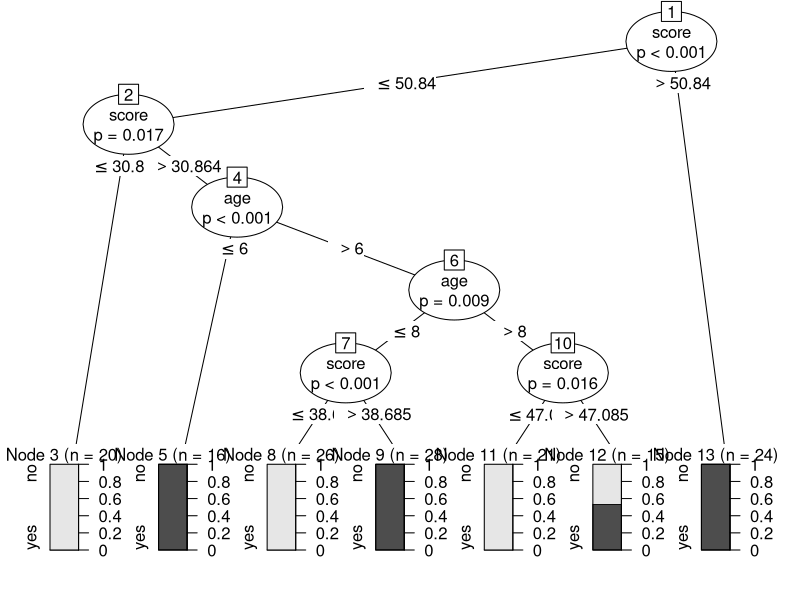

This chart was generated by the following R code:
install.packages("caTools")
install.packages("party")
install.packages("dplyr")
install.packages("magrittr")
library(datasets)
library(caTools)
library(party)
library(dplyr)
library(magrittr)

data("readingSkills")
head(readingSkills)
sample_data = sample.split(readingSkills, SplitRatio = 0.8)
train_data <- subset(readingSkills, sample_data == TRUE)
test_data <- subset(readingSkills, sample_data == FALSE)
model<- ctree(nativeSpeaker ~ ., train_data)
plot(model)
# testing the people who are native speakers
# and those who are not
predict_model<-predict(model, test_data)

# creates a table to count how many are classified
# as native speakers and how many are not
m_at <- table(test_data$nativeSpeaker, predict_model)
m_at
ac_Test <- sum(diag(m_at)) / sum(m_at)
print(paste('Accuracy for test is found to be', ac_Test))
